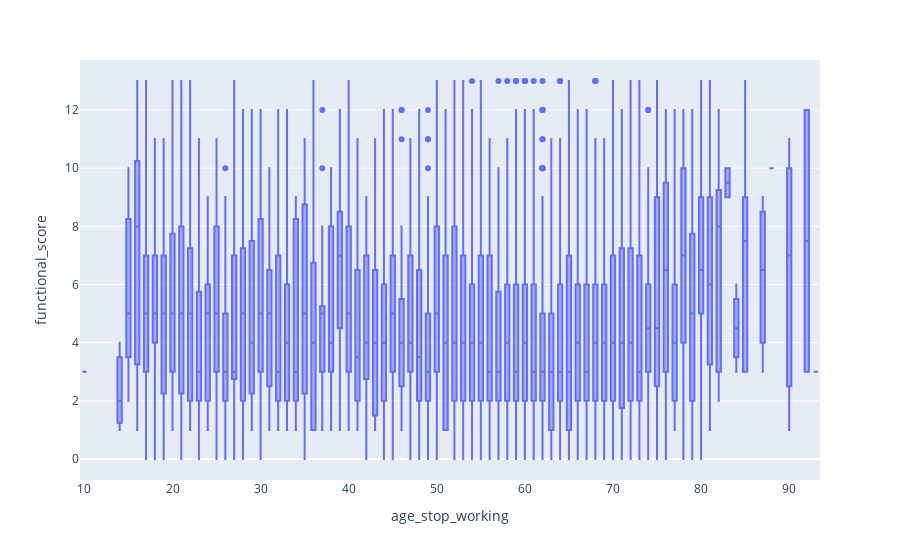

Notebook code cell kept with this figure:
### Code cell
import plotly.express as px
fig = px.box(df,x='age_stop_working',y='functional_score')
fig.show()

### Figure 1 — Plotly figure (JSON) as saved in the notebook; plotly's stock layout.template omitted (floating-point values rounded to 4 significant figures; data arrays with more than 128 entries replaced by an {"elided": "..."} marker saying what was removed)
{"data": [{"alignmentgroup": "True", "hovertemplate": "age_stop_working=%{x}<br>functional_score=%{y}<extra></extra>", "legendgroup": "", "marker": {"color": "#636efa"}, "name": "", "notched": false, "offsetgroup": "", "orientation": "v", "showlegend": false, "type": "box", "x": {"elided": "7450 int values"}, "x0": " ", "xaxis": "x", "y": {"elided": "7450 int values"}, "y0": " ", "yaxis": "y"}], "layout": {"boxmode": "group", "legend": {"tracegroupgap": 0}, "margin": {"t": 60}, "xaxis": {"anchor": "y", "domain": [0, 1], "title": {"text": "age_stop_working"}}, "yaxis": {"anchor": "x", "domain": [0, 1], "title": {"text": "functional_score"}}}}
